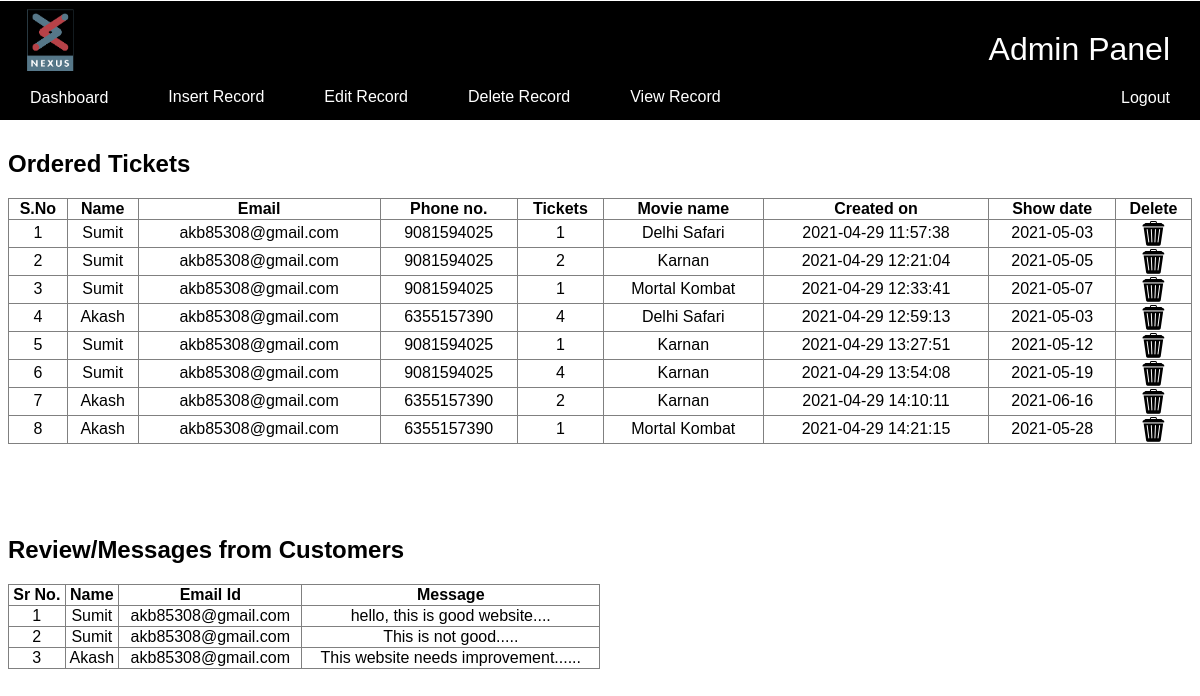
/admin/admin.php, run on the app's committed database.
### tables this page shows
CREATE TABLE `tb_ticket` (
  `id` int(100) NOT NULL,
  `uname` varchar(50) NOT NULL,
  `email` varchar(50) NOT NULL,
  `phone` bigint(20) NOT NULL,
  `qty` int(20) DEFAULT NULL,
  `movie_name` varchar(100) NOT NULL,
  `created on` timestamp NOT NULL DEFAULT current_timestamp() ON UPDATE current_timestamp(),
  `show_date` varchar(100) NOT NULL
);

CREATE TABLE `review` (
  `name` varchar(100) NOT NULL,
  `email` varchar(100) NOT NULL,
  `message` text NOT NULL
);

### admin/admin.php (the view, shortened to what this page needs)
<html>
<head>
    <link rel="stylesheet" href="css/style.css" />
</head>
<body>
<div style="height:13%;width:100%;background-color:black;margin-top:1px;float:left;position: fixed;top:0px;right:0px">
	<img src="../admin/nexus.png" height="80px" width="80px" style="margin-bottom:10px;margin-left: 10px">
	<font color="white" size="6%" style="margin-top: 30px;float: right;margin-right:30px">Admin Panel</font>
</div>
<div style="height:45px;width:100%;background-color:black;position: fixed;margin-top:75px;float:left;top:0px;right:0px;">
	<div class="dropdown" style="float: left;">
		<a class="dropbtn" href="admin.php" style="margin-top: 1px;">Dashboard</a>
	</div>
	<div class="dropdown" style="float: left;">
		<button class="dropbtn">Insert Record</button>
  	</div>
	<div class="dropdown" style="float: left;">
		<button class="dropbtn">Edit Record</button>
  	</div>
	<div class="dropdown" style="float: left;">
		<button class="dropbtn">Delete Record</button>
  	</div>
	<div class="dropdown" style="float: left;">
		<button class="dropbtn">View Record</button>
	</div>
  <div class="dropdown" style="float: right;">
    <a class="dropbtn" href="../index.php" style="margin-top: 1px;">Logout</a>
  </div>
</div>
<?php
	include('db.php');
?>
		<div class="form">
			<h2>Ordered Tickets</h2>
			<table width="100%" border="1" style="border-collapse:collapse;">
				<thead>
					<tr>
						<th><strong>S.No</strong></th>
						<th><strong>Name</strong></th>
						<th><strong>Email</strong></th>
						<th><strong>Phone no.</strong></th>
						<th><strong>Tickets</strong></th>
						<th><strong>Movie name</strong></th>
						<th><strong>Created on</strong></th>
						<th><strong>Show date</strong></th>
						<th><strong>Delete</strong></th>
					</tr>
				</thead>
				<tbody>
					<?php
						$count=1;
						$sel_query="Select * from tb_ticket ORDER BY id;";
						$result = mysqli_query($con,$sel_query);
							while($row = mysqli_fetch_assoc($result))
							{
					?>
						<tr>
							<td align="center"><?php echo $count; ?></td>
							<td align="center"><?php echo $row["uname"]; ?></td>
							<td align="center"><?php echo $row["email"]; ?></td>
							<td align="center"><?php echo $row["phone"]; ?></td>
							<td align="center"><?php echo $row["qty"];?></td>
							<td align="center"><?php echo $row["movie_name"]; ?></td>
							<td align="center"><?php echo $row["created on"]; ?></td>
							<td align="center"><?php echo $row["show_date"]; ?></td>
							<td align="center"><a href="cancel-ticket-order.php?id=<?php echo $row["id"]; ?>"><img src="../upload/delete.png" width="25px" height="25px"></a></td>
						</tr>
						<?php
							$count++;
							}
						?>
				</tbody>
			</table>
			<br/><br/><br/><br/>
		</div>
		<div>
			<h2>Review/Messages from Customers</h2>
			<table width="50%" border="1" bordercolor="gray" style="border-collapse:collapse;">
				<thead>
									<tr><th><strong>Sr No.</strong></th><th><strong>Name</strong></th><th><strong>Email Id</strong></th><th><strong>Message</strong></th>
				</thead>
				<tbody>
					<?php
						$count=1;
						$sel_query="Select * from review";
						$result = mysqli_query($con,$sel_query);
							while($row = mysqli_fetch_assoc($result))
							{
					?>
					<tr><td align="center"><?php echo $count; ?></td><td align="center"><?php echo $row["name"]; ?></td><td align="center"><?php echo $row["email"]; ?></td></td><td align="center"><?php echo $row["message"]; ?></td></tr>
						<?php
							$count++;
							}
						?>
				</tbody>
			</table>
			<br /><br /><br /><br />
		</div>
</body>
</html>

### admin/css/style.css (style rules this page uses)
body { font-family:Arial, Sans-Serif; }
.dropbtn { background-color: black; border: 0px; color: white; text-align: center; text-decoration: none; display: inline-block; font-size: 16px; position:relative; padding: 13px 30px; }
.form { margin-top: 150px; }

### data on the page
tb_ticket: uname "Sumit", email "akb85308@gmail.com", phone "9081594025", qty "1", movie_name "Delhi Safari", created on "2021-04-29 11:57:38", show_date "2021-05-03"
tb_ticket: uname "Sumit", email "akb85308@gmail.com", phone "9081594025", qty "2", movie_name "Karnan", created on "2021-04-29 12:21:04", show_date "2021-05-05"
tb_ticket: uname "Sumit", email "akb85308@gmail.com", phone "9081594025", qty "1", movie_name "Mortal Kombat", created on "2021-04-29 12:33:41", show_date "2021-05-07"
tb_ticket: uname "Akash", email "akb85308@gmail.com", phone "6355157390", qty "4", movie_name "Delhi Safari", created on "2021-04-29 12:59:13", show_date "2021-05-03"
tb_ticket: uname "Sumit", email "akb85308@gmail.com", phone "9081594025", qty "1", movie_name "Karnan", created on "2021-04-29 13:27:51", show_date "2021-05-12"
tb_ticket: uname "Sumit", email "akb85308@gmail.com", phone "9081594025", qty "4", movie_name "Karnan", created on "2021-04-29 13:54:08", show_date "2021-05-19"
tb_ticket: uname "Akash", email "akb85308@gmail.com", phone "6355157390", qty "2", movie_name "Karnan", created on "2021-04-29 14:10:11", show_date "2021-06-16"
tb_ticket: uname "Akash", email "akb85308@gmail.com", phone "6355157390", qty "1", movie_name "Mortal Kombat", created on "2021-04-29 14:21:15", show_date "2021-05-28"
review: name "Sumit", email "akb85308@gmail.com", message "hello, this is good website...."
review: name "Sumit", email "akb85308@gmail.com", message "This is not good....."
review: name "Akash", email "akb85308@gmail.com", message "This website needs improvement......"
